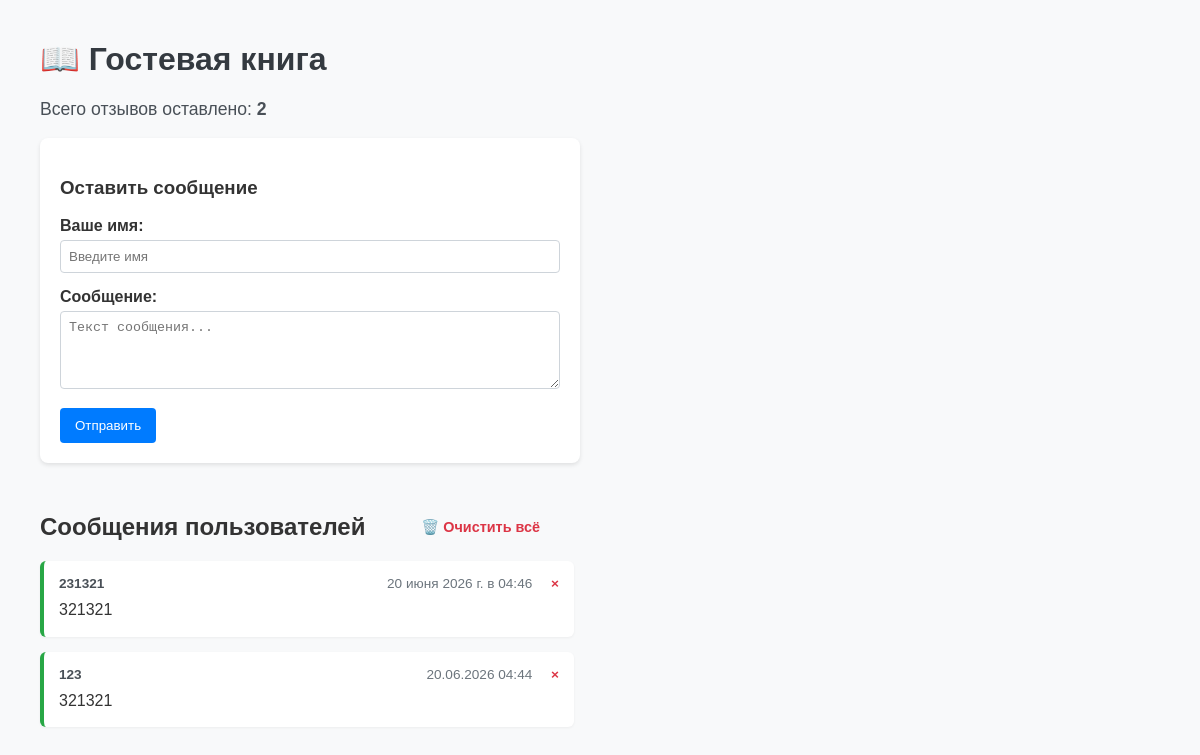
Before: / with the older database file.
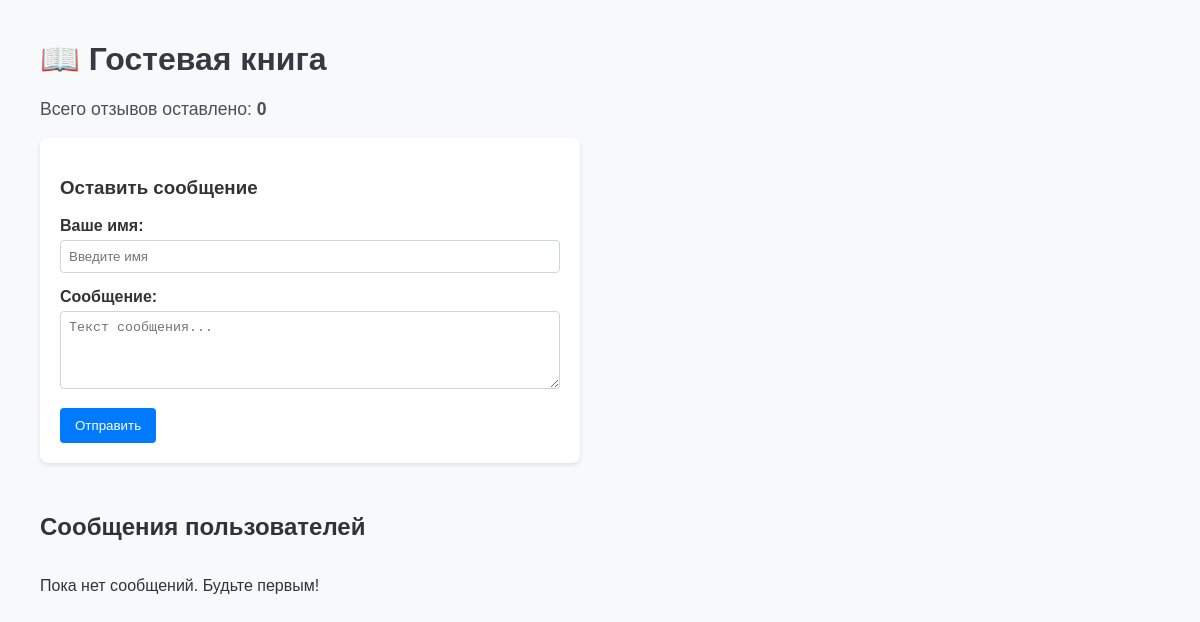
After: the same page with the newer database file.
### tables this page shows
CREATE TABLE messages (
                id INTEGER PRIMARY KEY AUTOINCREMENT,
                name TEXT NOT NULL,
                message TEXT NOT NULL,
                created_at TEXT NOT NULL
            );

### app.py (the view)
@app.route('/')
def index():
    raw_messages = database.get_all_messages()
    messages = []
    for msg in raw_messages:
        msg_dict = dict(msg)
        msg_dict['created_at'] = format_russian_date(msg_dict['created_at'])
        messages.append(msg_dict)
    error = request.args.get('error')
    old_name = request.args.get('old_name', '')
    old_message = request.args.get('old_message', '')
    count = database.get_message_count()
    return render_template('index.html', messages=messages, error=error, old_name=old_name, old_message=old_message, count=count)

### app.py (called while the page is built)
def format_russian_date(date_str):
    try:
        dt = datetime.strptime(date_str, "%Y-%m-%d %H:%M")
        months = {
            1: "января", 2: "февраля", 3: "марта", 4: "апреля",
            5: "мая", 6: "июня", 7: "июля", 8: "августа",
            9: "сентября", 10: "октября", 11: "ноября", 12: "декабря"
        }
        return f"{dt.day} {months[dt.month]} {dt.year} г. в {dt.strftime('%H:%M')}"
    except:
        return date_str

### database.py (called while the page is built)
def get_db():
    conn = sqlite3.connect(DATABASE)
    conn.row_factory = sqlite3.Row
    return conn

def get_all_messages():
    with get_db() as conn:
        cursor = conn.execute('SELECT * FROM messages ORDER BY id DESC')
        return cursor.fetchall()

def get_message_count():
    with get_db() as conn:
        cursor = conn.execute('SELECT COUNT(*) FROM messages')
        return cursor.fetchone()[0]

### templates/index.html (shortened to what this page needs)
<!DOCTYPE html>
<html lang="ru">
<head>
    <link rel="stylesheet" href="{{ url_for('static', filename='style.css') }}">
</head>
<body>
    <h1>📖 Гостевая книга</h1>
    <p style="font-size: 1.1em; color: #495057;">
        Всего отзывов оставлено: <strong>{{ count }}</strong>
    </p>
    <div class="form-box">
        <h3>Оставить сообщение</h3>
        <form action="/add" method="POST" novalidate>
            <div class="form-group">
                <label>Ваше имя:</label>
                <input type="text" name="name" value="{{ old_name }}"
                       class="{% if error and not old_name %}input-error{% endif %}"
                       placeholder="Введите имя">
            </div>
            <div class="form-group">
                <label>Сообщение:</label>
                <textarea name="message" rows="4"
                          class="{% if error and not old_message %}input-error{% endif %}"
                          placeholder="Текст сообщения...">{{ old_message }}</textarea>
            </div>
            <button type="submit" class="btn">Отправить</button>
        </form>
    </div>
    <div style="display: flex; justify-content: space-between; max-width: 500px; align-items: center;">
        <h2>Сообщения пользователей</h2>
        {% if messages %}
            <a href="/delete-all-confirm" style="color: #dc3545; font-size: 0.9em; font-weight: bold; text-decoration: none;">🗑️ Очистить всё</a>
        {% endif %}
    </div>
    <div class="messages-list">
        {% if messages %}
            {% for msg in messages %}
                <div class="msg-card">
                    <div class="msg-header">
                        <span class="msg-author">{{ msg['name'] }}</span>
                        <div>
                            <span>{{ msg['created_at'] }}</span>
                            <a href="/delete/{{ msg['id'] }}"
                               onclick="return confirm('Вы действительно хотите удалить это сообщение от {{ msg['name'] }}?');"
                               style="color: #dc3545; text-decoration: none; margin-left: 15px; font-weight: bold;"
                               title="Удалить">×</a>
                        </div>
                    </div>
                    <div class="msg-text">{{ msg['message'] }}</div>
                </div>
            {% endfor %}
        {% else %}
            <p>Пока нет сообщений. Будьте первым!</p>
        {% endif %}
    </div>
</body>
</html>

### static/style.css (style rules this page uses)
body { font-family: Arial, sans-serif; margin: 40px; background-color: #f8f9fa; color: #333; }
h1 { color: #343a40; }
.form-box { background: white; padding: 20px; border-radius: 8px; box-shadow: 0 2px 4px rgba(0,0,0,0.1); max-width: 500px; margin-bottom: 30px; }
.form-group { margin-bottom: 15px; }
.form-group label { display: block; margin-bottom: 5px; font-weight: bold; }
.form-group input, .form-group textarea { width: 100%; padding: 8px; box-sizing: border-box; border: 1px solid #ced4da; border-radius: 4px; }
.btn { background-color: #007bff; color: white; padding: 10px 15px; border: none; border-radius: 4px; cursor: pointer; }

Changed rows visible on the page:
removed messages: name "231321", created_at "20 июня 2026 г. в 04:46", message "321321"
removed messages: name "123", created_at "20.06.2026 04:44", message "321321"
Other visible differences:
{{ count }}: "2" → "0"
text no longer shown: "🗑️ Очистить всё"
text now shown: "Пока нет сообщений. Будьте первым!"
